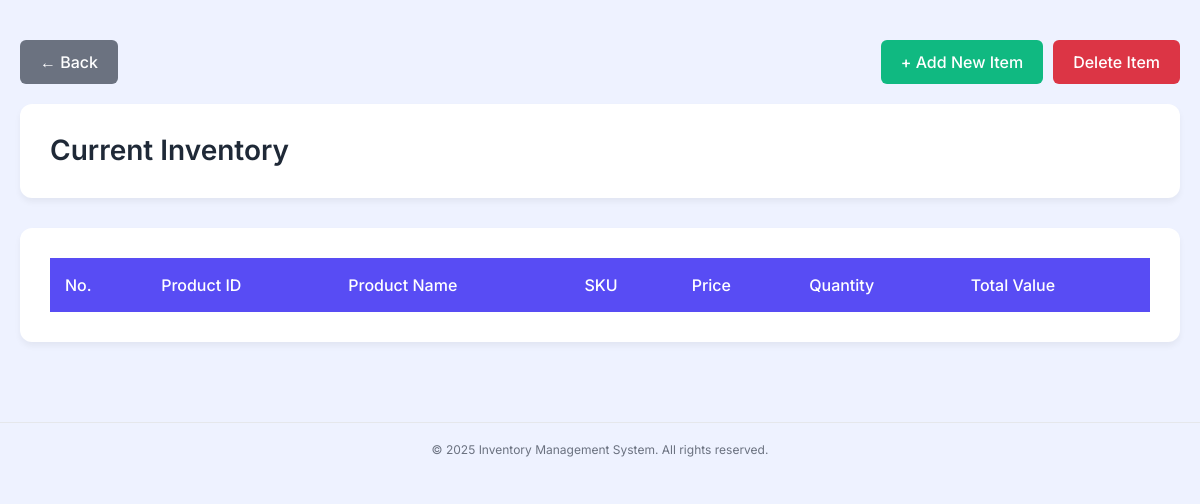
Page /features/inventory.php on the earlier database version.
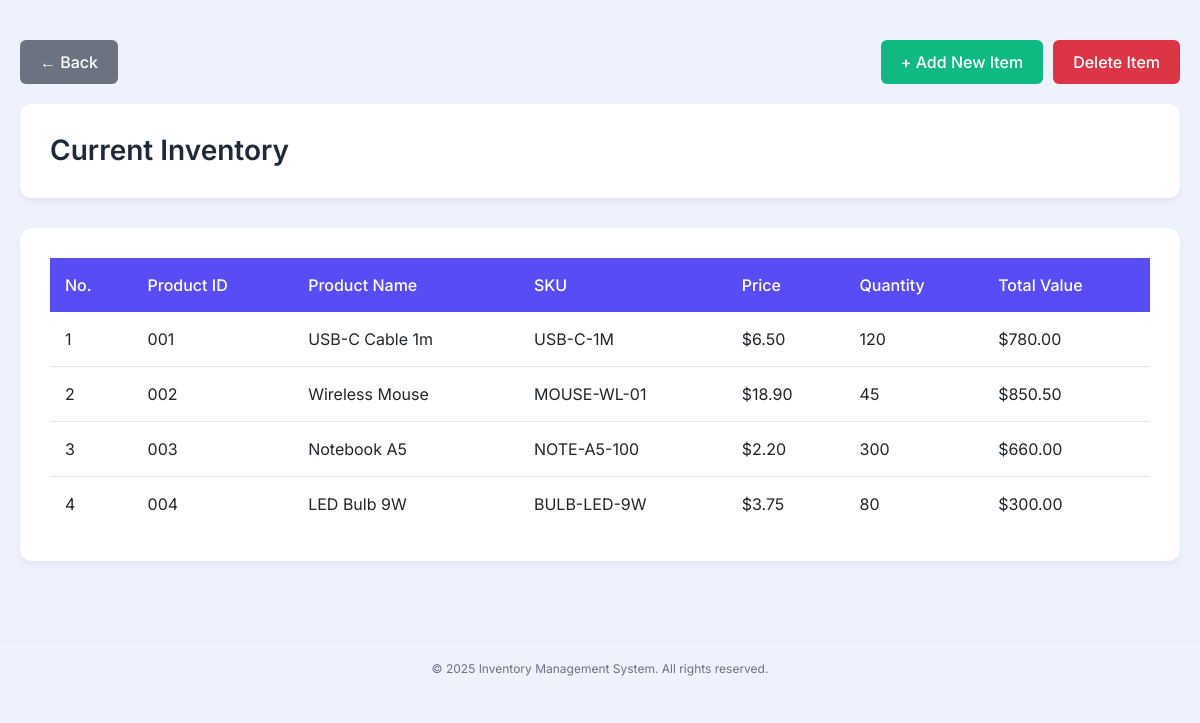
Same page on the later database version.
### tables this page shows
CREATE TABLE `products` (
  `id` int(11) NOT NULL,
  `name` varchar(100) NOT NULL,
  `sku` varchar(50) NOT NULL,
  `price` decimal(10,2) NOT NULL,
  `quantity` int(11) UNSIGNED DEFAULT 0,
  `created_at` timestamp NOT NULL DEFAULT current_timestamp()
);

### features/inventory.php (the view, shortened to what this page needs)
<?php require '../connection/db.php'; ?>
<!DOCTYPE html>
<html>
<head>
    <link href="https://cdn.jsdelivr.net/npm/bootstrap@5.3.0/dist/css/bootstrap.min.css" rel="stylesheet">
    <link href="../css/style.css" rel="stylesheet">
</head>
<body>
    <div class="inventory-container">
        <div class="header-actions">
            <a href="../index.php" class="btn-back">
                &larr; Back
            </a>
            <div class="header-buttons">
                <a href="../logics/add.php" class="btn-add">+ Add New Item</a>
                <a href="../logics/delete.php" class="btn-delete">Delete Item</a>
            </div>
        </div>
        <div class="header-card">
            <h1 class="page-title">Current Inventory</h1>
        </div>
        <div class="table-card">
            <table class="table">
        <thead>
            <tr>
                <th>No.</th>
                <th>Product ID</th>
                <th>Product Name</th>
                <th>SKU</th>
                <th>Price</th>
                <th>Quantity</th>
                <th>Total Value</th>
            </tr>
        </thead>
        <tbody>
            <?php
            try {
                $stmt = $pdo->query("SELECT * FROM products ORDER BY id ASC");
                $row_number = 1;
                while ($row = $stmt->fetch(PDO::FETCH_ASSOC)) {
                    $total_value = $row['price'] * $row['quantity'];
                    $stock_class = ($row['quantity'] < 5) ? 'text-danger fw-bold' : '';
                    echo "<tr>";
                    echo "<td>" . $row_number . "</td>";
                    echo "<td>" . htmlspecialchars(sprintf('%03d', (int)$row['id'])) . "</td>";
                    echo "<td>" . htmlspecialchars($row['name']) . "</td>";
                    echo "<td>" . htmlspecialchars($row['sku']) . "</td>";
                    echo "<td>$" . number_format($row['price'], 2) . "</td>";
                    echo "<td class='$stock_class'>" . htmlspecialchars($row['quantity']) . "</td>";
                    echo "<td>$" . number_format($total_value, 2) . "</td>";
                    echo "</tr>";
                    $row_number++;
                }
            } catch (PDOException $e) {
                echo "<tr><td colspan='7' class='text-center text-danger'>Error loading inventory: " . htmlspecialchars($e->getMessage()) . "</td></tr>";
            }
            ?>
        </tbody>
            </table>
        </div>
    </div>
<?php require_once __DIR__ . '/../partials/footer.php'; ?>
</body>
</html>

Differences in the rows shown:
added products: id "001", name "USB-C Cable 1m", sku "USB-C-1M", price "6.50", quantity "120", total_value "780.00"
added products: id "002", name "Wireless Mouse", sku "MOUSE-WL-01", price "18.90", quantity "45", total_value "850.50"
added products: id "003", name "Notebook A5", sku "NOTE-A5-100", price "2.20", quantity "300", total_value "660.00"
added products: id "004", name "LED Bulb 9W", sku "BULB-LED-9W", price "3.75", quantity "80", total_value "300.00"
